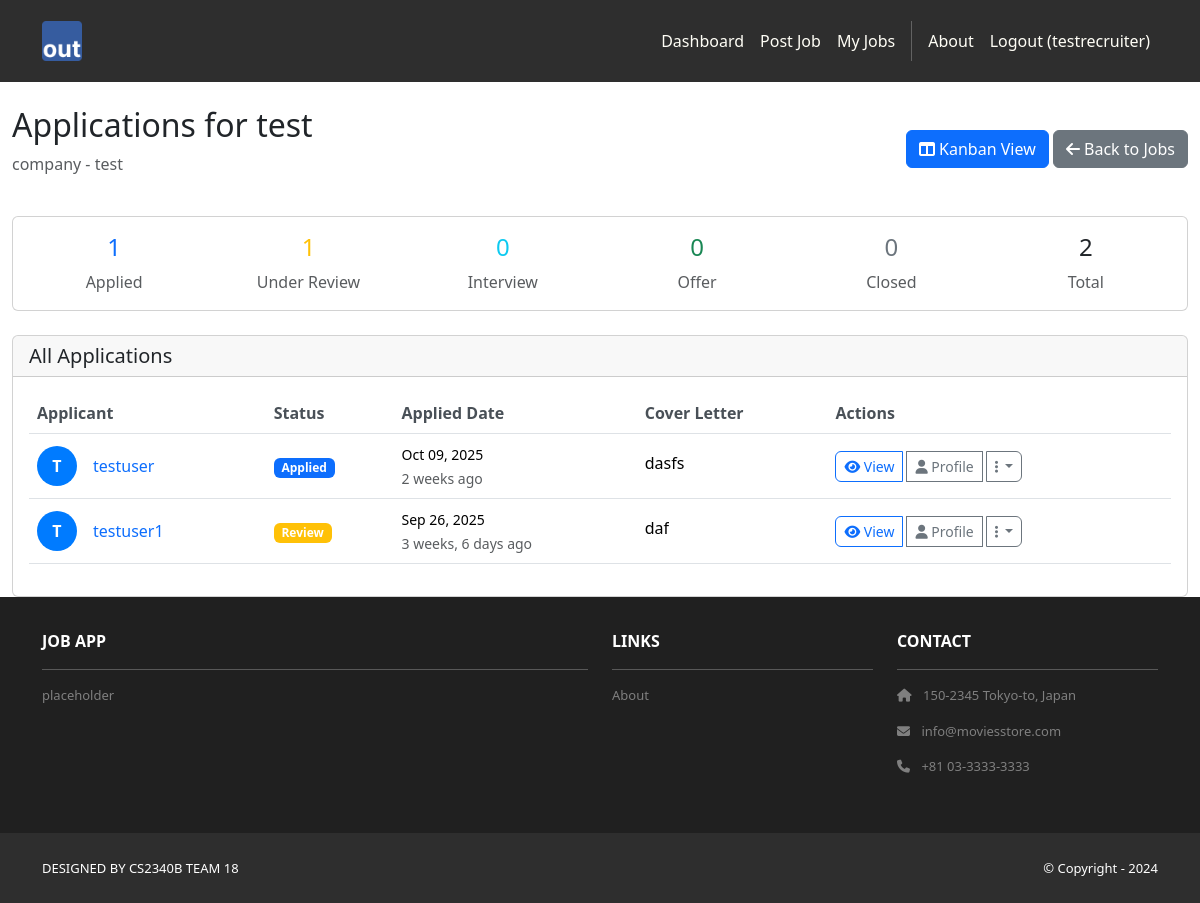
The page /recruiters/jobs/4/applications/ (signed in) on the database as committed earlier.
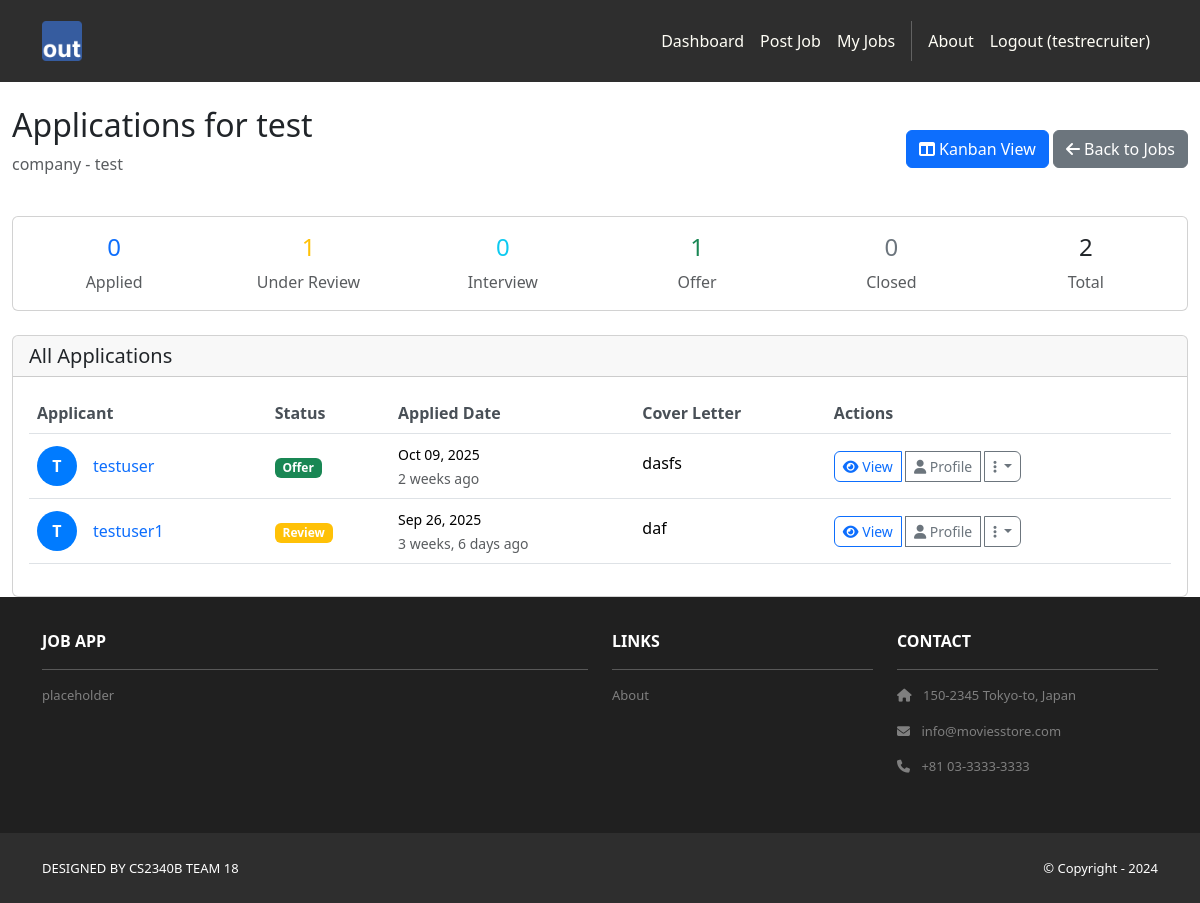
The same page on the database as committed later.
### jobs/models.py (models this page shows, shortened)
class JobApplication(models.Model):
    STATUS_CHOICES = [
        ('applied', 'Applied'),
        ('review', 'Under Review'),
        ('interview', 'Interview'),
        ('offer', 'Offer Extended'),
        ('accepted', 'Offer Accepted'),
        ('rejected', 'Rejected'),
        ('withdrawn', 'Withdrawn'),
    ]
    KANBAN_STATUS_CHOICES = [
        ('applied', 'Applied'),
        ('review', 'Review'),
        ('interview', 'Interview'),
        ('offer', 'Offer'),
        ('closed', 'Closed'),
    ]
    job = models.ForeignKey(Job, on_delete=models.CASCADE, related_name='applications')
    applicant = models.ForeignKey(User, on_delete=models.CASCADE, related_name='job_applications')
    cover_letter = models.TextField(blank=True, help_text="Optional cover letter or note")
    status = models.CharField(max_length=20, choices=STATUS_CHOICES, default='applied')
    kanban_status = models.CharField(max_length=20, choices=KANBAN_STATUS_CHOICES, default='applied', help_text="Status for kanban board management")
    applied_at = models.DateTimeField(auto_now_add=True)
    updated_at = models.DateTimeField(auto_now=True)
    class Meta:
        unique_together = ['job', 'applicant']  # Prevent duplicate applications
        ordering = ['-applied_at']
    def get_kanban_display_status(self):
        return dict(self.KANBAN_STATUS_CHOICES)[self.kanban_status]

### recruiters/views.py (the view)
# urls.py: path('jobs/<int:job_id>/applications/', views.job_applications, name='job_applications'),
@recruiter_required
def job_applications(request, job_id):
    job = get_object_or_404(Job, pk=job_id, posted_by=request.user)
    applications = JobApplication.objects.filter(job=job).order_by('-applied_at')
    kanban_columns = {
        'applied': applications.filter(kanban_status='applied'),
        'review': applications.filter(kanban_status='review'),
        'interview': applications.filter(kanban_status='interview'),
        'offer': applications.filter(kanban_status='offer'),
        'closed': applications.filter(kanban_status='closed'),
    }
    template_data = {
        'title': f'Applications for {job.title}',
        'user_type': 'recruiter'
    }
    return render(request, 'recruiters/job_applications.html', {
        'template_data': template_data,
        'job': job,
        'kanban_columns': kanban_columns,
        'applications': applications
    })

### recruiters/templates/recruiters/job_applications.html (shortened to what the changed rows need)
{% extends 'base.html' %}
{% load static %}
{% block content %}
<div class="container-fluid mt-4">
    <div class="row">
        <div class="col-12">
            <div class="d-flex justify-content-between align-items-center mb-4">
                <div>
                    <h2>{{ template_data.title }}</h2>
                </div>
            </div>
        </div>
    </div>
    <div class="row mb-4">
        <div class="col-12">
            <div class="card">
                <div class="card-body">
                    <div class="row text-center">
                        <div class="col-md-2">
                            <h4 class="text-primary">{{ kanban_columns.applied.count }}</h4>
                            <p class="text-muted mb-0">Applied</p>
                        </div>
                        <div class="col-md-2">
                            <h4 class="text-success">{{ kanban_columns.offer.count }}</h4>
                            <p class="text-muted mb-0">Offer</p>
                        </div>
                    </div>
                </div>
            </div>
        </div>
    </div>
    <div class="row">
        <div class="col-12">
            <div class="card">
                <div class="card-body">
                    {% if applications %}
                        <div class="table-responsive">
                            <table class="table table-hover">
                                <thead>
                                    <tr>
                                        <th>Applicant</th>
                                        <th>Status</th>
                                        <th>Applied Date</th>
                                        <th>Cover Letter</th>
                                        <th>Actions</th>
                                    </tr>
                                </thead>
                                <tbody>
                                    {% for application in applications %}
                                        <tr>
                                            <td>
                                                <div class="d-flex align-items-center">
                                                    <div class="avatar-circle me-3">
                                                        {{ application.applicant.get_full_name|default:application.applicant.username|first|upper }}
                                                    </div>
                                                    <div>
                                                        <h6 class="mb-0">
                                                            <a href="{% url 'recruiters:application_detail' application.id %}" class="text-decoration-none">
                                                                {{ application.applicant.get_full_name|default:application.applicant.username }}
                                                            </a>
                                                        </h6>
                                                    </div>
                                                </div>
                                            </td>
                                            <td>
                                                <span class="badge
                                                    {% if application.kanban_status == 'applied' %}bg-primary
                                                    {% elif application.kanban_status == 'review' %}bg-warning
                                                    {% elif application.kanban_status == 'interview' %}bg-info
                                                    {% elif application.kanban_status == 'offer' %}bg-success
                                                    {% elif application.kanban_status == 'closed' %}bg-secondary
                                                    {% endif %}">
                                                    {{ application.get_kanban_display_status }}
                                                </span>
                                            </td>
                                            <td>
                                                <small>{{ application.applied_at|date:"M d, Y" }}</small>
                                                <br>
                                                <small class="text-muted">{{ application.applied_at|timesince }} ago</small>
                                            </td>
                                            <td>
                                                {% if application.cover_letter %}
                                                    <span class="text-truncate d-inline-block" style="max-width: 200px;" title="{{ application.cover_letter }}">
                                                        {{ application.cover_letter|truncatewords:10 }}
                                                    </span>
                                                {% else %}
                                                    <span class="text-muted">No cover letter</span>
                                                {% endif %}
                                            </td>
                                            <td>
                                                <div class="btn-group" role="group">
                                                    <a href="{% url 'recruiters:application_detail' application.id %}" class="btn btn-sm btn-outline-primary">
                                                        <i class="fas fa-eye"></i> View
                                                    </a>
                                                    <a href="{% url 'recruiters:candidate_detail' application.applicant.applicant_profile.id %}" class="btn btn-sm btn-outline-secondary">
                                                        <i class="fas fa-user"></i> Profile
                                                    </a>
                                                    <div class="btn-group" role="group">
                                                        <button type="button" class="btn btn-sm btn-outline-secondary dropdown-toggle" data-bs-toggle="dropdown">
                                                            <i class="fas fa-ellipsis-v"></i>
                                                        </button>
                                                    </div>
                                                </div>
                                            </td>
                                        </tr>
                                    {% endfor %}
                                </tbody>
                            </table>
                        </div>
                    {% else %}
                        <div class="text-center py-5">
                            <i class="fas fa-inbox fa-3x text-muted mb-3"></i>
                            <h5 class="text-muted">No applications yet</h5>
                            <p class="text-muted">Applications for this job will appear here when candidates apply.</p>
                        </div>
                    {% endif %}
                </div>
            </div>
        </div>
    </div>
</div>
{% endblock %}

Rows that differ between the two databases and show on the page:
changed JobApplication "dasfs": kanban_status "applied" → "offer" (drawn); get_kanban_display_status "Applied" → "Offer"
Other text that changed with them:
{{ kanban_columns.applied.count }}: "1" → "0"
{{ kanban_columns.offer.count }}: "0" → "1"
